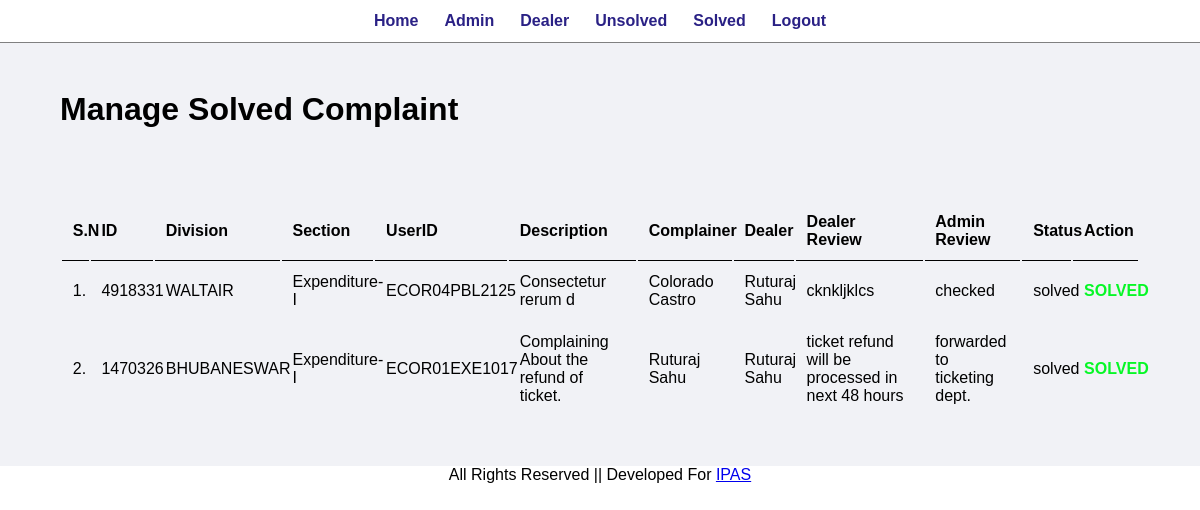
The app's page /admin/manage-solved.php (signed in) with its own data.
### tables this page shows
CREATE TABLE `complaints` (
  `id` int(10) UNSIGNED NOT NULL,
  `div_id` varchar(100) NOT NULL,
  `sec_id` varchar(100) NOT NULL,
  `user_id` varchar(100) NOT NULL,
  `c_description` varchar(255) NOT NULL,
  `unique_id` int(100) NOT NULL,
  `name` varchar(255) NOT NULL,
  `email` varchar(255) NOT NULL,
  `phone` varchar(50) NOT NULL,
  `dealer_id` int(100) NOT NULL,
  `c_status` varchar(50) NOT NULL,
  `d_status` varchar(50) NOT NULL,
  `d_review` varchar(255) NOT NULL,
  `a_review` varchar(255) NOT NULL
);

CREATE TABLE `div_master` (
  `UNIT` int(4) DEFAULT NULL,
  `UNIT_DESC` varchar(21) DEFAULT NULL
);

CREATE TABLE `section_master` (
  `SECTIONCODE` varchar(2) DEFAULT NULL,
  `SECTIONSHORTDESC` varchar(14) DEFAULT NULL,
  `SECTIONDESC` varchar(32) DEFAULT NULL,
  `PRIORITYNO` int(2) DEFAULT NULL
);

CREATE TABLE `dealer` (
  `id` int(10) UNSIGNED NOT NULL,
  `name` varchar(100) NOT NULL,
  `username` varchar(100) NOT NULL,
  `email` varchar(100) NOT NULL,
  `password` varchar(100) NOT NULL,
  `token` varchar(100) NOT NULL
);

### admin/manage-solved.php (the view, shortened to what this page needs)
<?php include('partials/menu.php'); ?>
<div class="main-content">
    <div class="wrapper">
        <h1>Manage Solved Complaint</h1>
        <br><br>
        <br><br>
        <table class="tbl-full">
            <tr>
            <th>S.N</th>
                <th>ID</th>
                <th>Division</th>
                <th>Section</th>
                <th>UserID</th>
                <th>Description</th>
                <th>Complainer</th>
                <th>Dealer</th>
                <th>Dealer Review</th>
                <th>Admin Review</th>
                <th>Status</th>
                <th>Action</th>
            </tr>
            <?php
                $sql="SELECT * FROM complaints WHERE c_status='solved'";
                $res=mysqli_query($conn,$sql) or die('Error :');
                if($res==true){
                    $count=mysqli_num_rows($res);
                    $sn=1;
                    if($count>0){
                        while($rows=mysqli_fetch_assoc($res)){
                            $id=$rows['id'];
                            $d_id=$rows['div_id'];
                            $sql8="SELECT UNIT_DESC FROM div_master WHERE UNIT='$d_id'";
                            $res8=mysqli_query($conn,$sql8);
                            $div_name=mysqli_fetch_array($res8)['UNIT_DESC'];
                            $s_id=$rows['sec_id'];
                            $sql9="SELECT SECTIONDESC FROM section_master WHERE SECTIONCODE='$s_id'";
                            $res9=mysqli_query($conn,$sql9);
                            $sec_name=mysqli_fetch_array($res9)['SECTIONDESC'];
                            $u_id=$rows['user_id'];
                            $complain=$rows['c_description'];
                            $c_id=$rows['unique_id'];
                            $name=$rows['name'];
                            $c_status=$rows['c_status'];
                            $d_status=$rows['d_status'];
                            $d_review=$rows['d_review'];
                            $a_review=$rows['a_review'];
                            $de_id=$rows['dealer_id'];
                            $sql1="SELECT name FROM dealer WHERE id='$de_id'";
                            $res1=mysqli_query($conn,$sql1) or die();
                            $count1=mysqli_num_rows($res1);
                            if($count1!=1){
                                $dnm = 'deleted dealer';
                            }
                            else{
                                $dnm=mysqli_fetch_assoc($res1)['name'];
                            }
                        ?>
                            <tr>
                                <td><?php echo $sn++; ?>.</td>
                                <td><?php echo $c_id; ?></td>
                                <td><?php echo $div_name; ?></td>
                                <td ><?php echo $sec_name; ?></td>
                                <td ><?php echo $u_id; ?></td>
                                <td ><?php echo $complain; ?></td>
                                <td ><?php echo $name; ?></td>
                                <td ><?php echo $dnm; ?></td>
                                <td ><?php echo $d_review; ?></td>
                                <td ><?php echo $a_review; ?></td>
                                <td ><?php echo $d_status; ?></td>
                                <td>
                                    <?php
                                    if($c_status=='solved' && $d_status=='under review'){
                                        ?>
                                        <a href="<?php echo SITEURL; ?>admin/update-solved.php?id=<?php echo $id; ?>&cid=<?php echo $c_id; ?>" class="btn-secondary">Update</a>
                                        <?php
                                    }
                                    elseif($c_status=='solved' && $d_status=='solved'){
                                        echo '<div class="suck2">SOLVED</div>';
                                    }
                                    else{
                                        echo 'Technical Error';
                                    }
                                    ?>
                                </td>
                            </tr>
                            <?php
                        }
                    }
                }
            ?>
        </table>
</div>
</div>
<?php include('partials/footer.php') ?>

### admin/partials/menu.php (shortened to what this page needs)
<html>
    <head>
        <link rel="stylesheet" href="../assets/css/admin.css">
    </head>
    <body>
        <div class="menu text-center">
            <div class="wrapper">
                <ul>
                    <li><a href="index.php">Home</a></li>
                    <li><a href="manage-admin.php">Admin</a></li>
                    <li><a href="manage-dealer.php">Dealer</a></li>
                    <li><a href="manage-unsolved.php">Unsolved</a></li>
                    <li><a href="manage-solved.php">Solved</a></li>
                    <li><a href="logout.php">Logout</a></li>
                </ul>
            </div>
        </div>

### admin/partials/footer.php
        <P style="text-align:center;">
            All Rights Reserved || Developed For <a href="#">IPAS<a/>
        </p>
    </body>
</html>

### assets/css/admin.css (style rules this page uses)
* { margin: 0; padding: 0; font-family: Arial, Helvetica, sans-serif; }
.wrapper { padding: 1%; width: 90%; margin: 0 auto; }
.text-center { text-align: center; }
.tbl-full { width: 100%; }
table tr th { border-bottom: 1px solid black; padding: 1%; text-align: left; }
table tr td { padding: 1%; }
.menu { border-bottom: 1px solid grey; }
.menu ul { list-style-type: none; }
.menu ul li { display: inline; padding: 1%; }
.menu ul li a { text-decoration: none; font-weight: bold; color: #2A2185; }
.main-content { background-color: #f1f2f6; padding: 3% 0; }
.suck2 { color: rgb(6, 247, 38); font-weight: 700; }

### records on screen
complaints: unique "4918331", div_master.UNIT_DESC "WALTAIR", section_master.SECTIONDESC "Expenditure-I", user "ECOR04PBL2125", c_description "Consectetur rerum d", name "Colorado Castro", dealer.name "Ruturaj Sahu", d_review "cknkljklcs", a_review "checked", d_status "solved", c_status "SOLVED"
complaints: unique "1470326", div_master.UNIT_DESC "BHUBANESWAR", section_master.SECTIONDESC "Expenditure-I", user "ECOR01EXE1017", c_description "Complaining About the refund of ticket.", name "Ruturaj Sahu", dealer.name "Ruturaj Sahu", d_review "ticket refund will be processed in next 48 hours", a_review "forwarded to ticketing dept.", d_status "solved", c_status "SOLVED"
